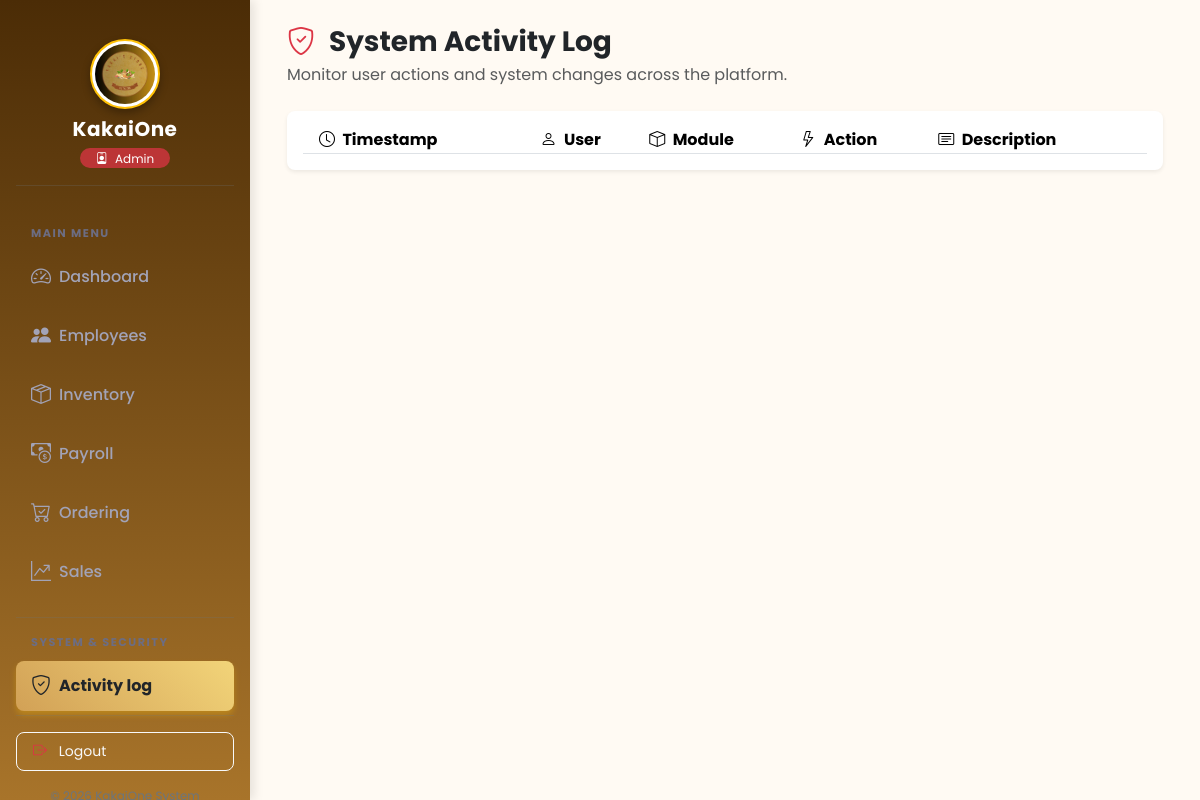
/frontend/settings/activity_log.php (signed in), run on an earlier commit of the app's database.
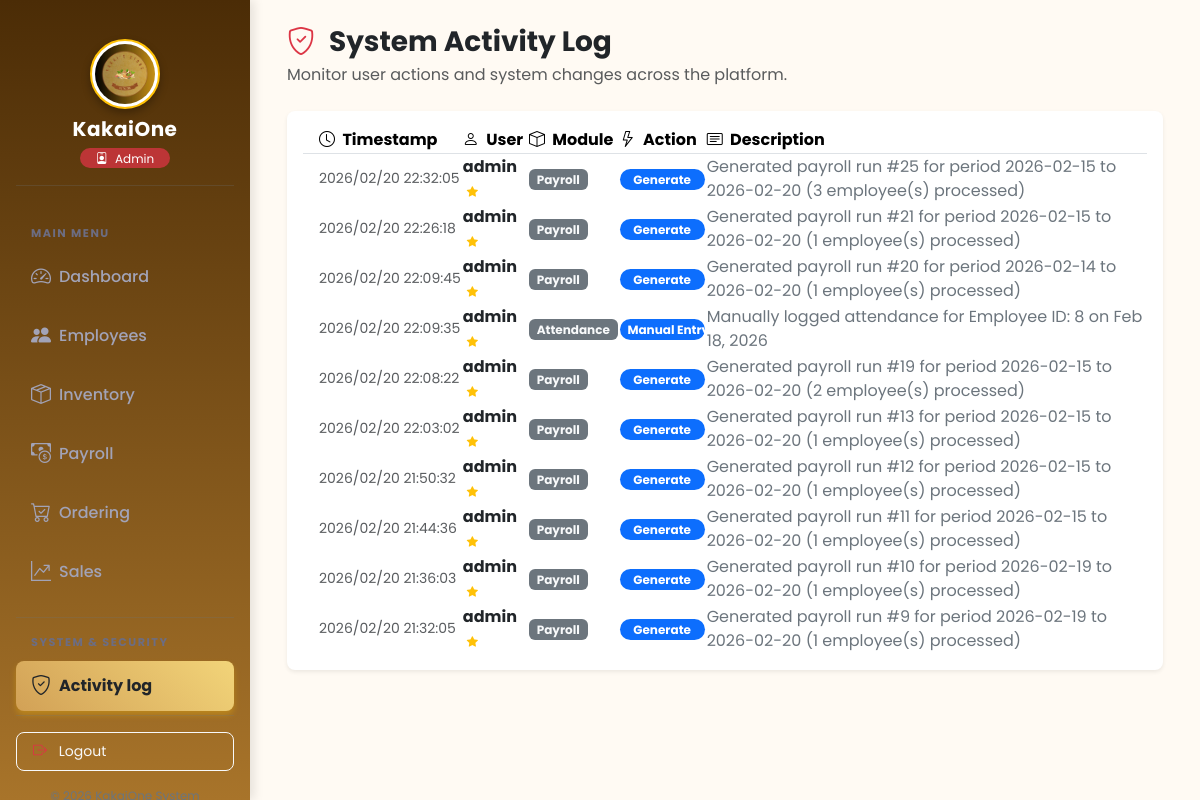
And on a later commit of the database.
### tables this page shows
CREATE TABLE `activity_logs` (
  `log_id` int(11) NOT NULL,
  `user_id` int(11) DEFAULT NULL,
  `action` varchar(100) NOT NULL,
  `module` varchar(100) NOT NULL,
  `description` text DEFAULT NULL,
  `created_at` timestamp NOT NULL DEFAULT current_timestamp()
);

CREATE TABLE `users` (
  `user_id` int(11) NOT NULL,
  `employee_id` int(11) DEFAULT NULL,
  `username` varchar(100) NOT NULL,
  `password` varchar(255) NOT NULL,
  `role` enum('Admin','Employee','Owner') DEFAULT 'Employee',
  `status` enum('Active','Inactive') DEFAULT 'Active',
  `last_login` datetime DEFAULT NULL,
  `created_at` timestamp NOT NULL DEFAULT current_timestamp()
);

### frontend/includes/auth_check.php (called while the page is built, shortened)
<?php
function hasPermission($key)
{
    if (isset($_SESSION['role']) && $_SESSION['role'] === 'Admin') {
        return true;
    }
}

### frontend/settings/activity_log.php (the view, shortened to what this page needs)
<?php
require_once __DIR__ . '/../../config/db.php';
$activeModule = 'settings';
$userRole = $_SESSION['role'];
$logs = [];
if (isset($conn)) {
    if ($userRole === 'Admin') {
        $query = "
      SELECT al.log_id, al.action, al.module, al.description, al.created_at, u.username, u.role
      FROM activity_logs al
      LEFT JOIN users u ON al.user_id = u.user_id
      ORDER BY al.created_at DESC
    ";
        $stmt = $conn->prepare($query);
    }
    if ($stmt->execute()) {
        $res = $stmt->get_result();
        $logs = $res->fetch_all(MYSQLI_ASSOC);
    }
}
$pageTitle = ($userRole === 'Admin') ? 'System Activity Log' : 'My Activity Log';
$pageDesc = ($userRole === 'Admin') ? 'Monitor user actions and system changes across the platform.' : 'Review your recent actions and interactions within the system.';
?>
<!DOCTYPE html>
<html lang="en">
<head>
    <?php include '../includes/links.php'; ?>
</head>
<body class="bg-light">
    <?php include '../includes/sidebar.php'; ?>
    <div id="dashboardContainer">
        <main id="main-content" style="margin-left: 250px; padding: 25px; transition: margin-left 0.3s;">
            <div class="container-fluid">
                <div class="d-flex justify-content-between align-items-end mb-4">
                    <div>
                        <h3 class="fw-bold text-dark mb-1">
                            <i class="bi <?= ($userRole === 'Admin') ? 'bi-shield-check text-danger' : 'bi-person-lines-fill text-primary' ?> me-2"></i>
                            <?= $pageTitle ?>
                        </h3>
                        <p class="text-muted mb-0"><?= $pageDesc ?></p>
                    </div>
                </div>
                <div class="card shadow-sm border-0 rounded-3 mb-4">
                    <div class="card-body">
                        <table id="logTable"
                            data-toggle="table"
                            data-search="true"
                            data-pagination="true"
                            data-page-size="15"
                            data-page-list="[15, 25, 50, 100, all]"
                            data-classes="table table-hover table-borderless align-middle"
                            class="w-100">
                            <thead class="table-light border-bottom">
                                <tr>
                                    <th data-field="timestamp" data-sortable="true" class="ps-3"><i class="bi bi-clock me-1"></i> Timestamp</th>
                                    <?php if ($userRole === 'Admin'): ?>
                                        <th data-field="user" data-sortable="true"><i class="bi bi-person me-1"></i> User</th>
                                    <?php endif; ?>
                                    <th data-field="module" data-sortable="true"><i class="bi bi-box me-1"></i> Module</th>
                                    <th data-field="action" data-sortable="true"><i class="bi bi-lightning me-1"></i> Action</th>
                                    <th data-field="description" data-sortable="true"><i class="bi bi-card-text me-1"></i> Description</th>
                                </tr>
                            </thead>
                            <tbody>
                                <?php if (!empty($logs)): ?>
                                    <?php foreach ($logs as $log): ?>
                                        <tr>
                                            <td class="ps-3 text-muted small" style="white-space: nowrap;">
                                                <?= date('Y/m/d H:i:s', strtotime($log['created_at'])) ?>
                                            </td>
                                            <?php if ($userRole === 'Admin'): ?>
                                                <td class="fw-bold text-dark">
                                                    <?= htmlspecialchars($log['username'] ?? 'System / Deleted') ?>
                                                    <?php if (isset($log['role']) && $log['role'] === 'Admin'): ?>
                                                        <i class="bi bi-star-fill text-warning ms-1" style="font-size: 0.7rem;" title="Admin"></i>
                                                    <?php endif; ?>
                                                </td>
                                            <?php endif; ?>
                                            <td>
                                                <span class="badge bg-secondary text-light"><?= htmlspecialchars($log['module']) ?></span>
                                            </td>
                                            <td>
                                                <?php
                                                $action = htmlspecialchars($log['action']);
                                                $badgeColor = 'primary';
                                                ?>
                                                <span class="badge bg-<?= $badgeColor ?> log-badge rounded-pill"><?= $action ?></span>
                                            </td>
                                            <td class="text-secondary">
                                                <?= htmlspecialchars($log['description']) ?>
                                            </td>
                                        </tr>
                                    <?php endforeach; ?>
                                <?php endif; ?>
                            </tbody>
                        </table>
                    </div>
                </div>
            </div>
        </main>
    </div>
</body>
</html>

### frontend/includes/links.php (shortened to what this page needs)
<?php require_once __DIR__ . '/auth_check.php'; ?>
<link rel="stylesheet" href="https://cdn.jsdelivr.net/npm/bootstrap-table@1.22.1/dist/bootstrap-table.min.css">
<link href="https://cdn.jsdelivr.net/npm/bootstrap@5.3.3/dist/css/bootstrap.min.css" rel="stylesheet">
<link href="https://cdn.jsdelivr.net/npm/bootstrap-icons@1.11.3/font/bootstrap-icons.css" rel="stylesheet">
<link rel="stylesheet" href="https://cdnjs.cloudflare.com/ajax/libs/animate.css/4.1.1/animate.min.css" />
<link rel="stylesheet" href="https://cdn.jsdelivr.net/npm/aos@2.3.4/dist/aos.css" />
<link rel="stylesheet" href="/kakai1/frontend/assets/css/style.css">

### frontend/includes/sidebar.php (shortened to what this page needs)
<?php
require_once __DIR__ . '/auth_check.php';
$activeModule = isset($activeModule) ? $activeModule : 'dashboard';
$baseUrl = '/kakai1/frontend';
$dashboardLink = ($_SESSION['role'] === 'Admin')
    ? $baseUrl . '/dashboard/admin_dashboard.php'
    : $baseUrl . '/dashboard/employee_dashboard.php';
?>
<nav id="sidebar" class="d-flex flex-column p-3 vh-100 position-fixed" style="width: 250px; overflow-y: auto;">
    <div class="text-center mb-4 mt-2 logo-container pb-3 border-bottom border-secondary border-opacity-25">
        <img src="<?= $baseUrl ?>/assets/images/logo.jpg" alt="Logo" class="sidebar-logo mb-2" style="width: 70px; height: 70px; object-fit: cover;">
        <h5 class="fw-bold text-white mt-2 mb-1" style="letter-spacing: 0.5px;">KakaiOne</h5>
        <?php
        $roleColor = ($_SESSION['role'] === 'Admin') ? 'bg-danger' : 'bg-primary';
        ?>
        <span class="badge <?= $roleColor ?> bg-opacity-75 px-3 py-1 rounded-pill fw-normal">
            <i class="bi bi-person-badge me-1"></i> <?= htmlspecialchars($_SESSION['role'] ?? 'User') ?>
        </span>
    </div>
    <div class="nav flex-column flex-grow-1">
        <div class="section-header">Main Menu</div>
        <a href="<?= $dashboardLink ?>" class="nav-link <?= $activeModule === 'dashboard' ? 'active' : '' ?>">
            <i class="bi bi-speedometer2 me-2 fs-5 align-middle"></i> <span>Dashboard</span>
        </a>
        <?php if (hasPermission('emp_view')): ?>
            <a href="<?= $baseUrl ?>/employee/employee_module.php" class="nav-link <?= $activeModule === 'employee' ? 'active' : '' ?>">
                <i class="bi bi-people-fill me-2 fs-5 align-middle"></i> <span>Employees</span>
            </a>
        <?php endif; ?>
        <?php if (hasPermission('inv_view')): ?>
            <a href="<?= $baseUrl ?>/inventory/inventory_overview.php" class="nav-link <?= $activeModule === 'inventory' ? 'active' : '' ?>">
                <i class="bi bi-box-seam me-2 fs-5 align-middle"></i> <span>Inventory</span>
            </a>
        <?php endif; ?>
        <?php if (hasPermission('payroll_view') || hasPermission('ca_manage')): ?>
            <a href="<?= $baseUrl ?>/payroll/payroll_module.php" class="nav-link <?= $activeModule === 'payroll' ? 'active' : '' ?>">
                <i class="bi bi-cash-coin me-2 fs-5 align-middle"></i> <span>Payroll</span>
            </a>
        <?php endif; ?>
        <?php if (hasPermission('order_view')): ?>
            <a href="<?= $baseUrl ?>/ordering/ordering_module.php" class="nav-link <?= $activeModule === 'ordering' ? 'active' : '' ?>">
                <i class="bi bi-cart-check me-2 fs-5 align-middle"></i> <span>Ordering</span>
            </a>
        <?php endif; ?>
        <?php if ($_SESSION['role'] === 'Admin'): ?>
            <a href="<?= $baseUrl ?>/sales/sales_dashboard.php" class="nav-link <?= $activeModule === 'sales' ? 'active' : '' ?>">
                <i class="bi bi-graph-up-arrow me-2 fs-5 align-middle"></i> <span>Sales</span>
            </a>
        <?php endif; ?>
        <?php if ($_SESSION['role'] === 'Admin'): ?>
            <div class="section-header border-top border-secondary border-opacity-25 pt-3 mt-3">System & Security</div>
            <a href="<?= $baseUrl ?>/settings/activity_log.php" class="nav-link <?= $activeModule === 'settings' ? 'active' : '' ?>">
                <i class="bi bi-shield-check me-2 fs-5 align-middle"></i> <span>Activity log</span>
            </a>
        <?php endif; ?>
    </div>
    <div class="mt-auto pt-3 border-top border-secondary border-opacity-25">
        <form action="/kakai1/backend/auth/logout.php" method="POST">
            <button class="btn btn-outline-light w-100 btn-sm py-2 text-start px-3 rounded-3" style="transition: all 0.2s;">
                <i class="bi bi-box-arrow-right me-2 text-danger"></i> Logout
            </button>
        </form>
        <p class="text-center text-secondary small mt-3 mb-0" style="font-size: 0.75rem;">
        </p>
    </div>
</nav>

### frontend/assets/css/style.css (style rules this page uses)
body { font-family: 'Poppins', sans-serif; background-color: #fff9f2; margin: 0; padding: 0; }
#dashboardContainer { min-height: 100vh; display: flex; background-color: #fff9f2; }
#sidebar { width: 250px; min-height: 100vh; background: linear-gradient(180deg, #4b2c06, #a8742a); color: #fff; position: fixed; top: 0; left: 0; display: flex; flex-direction: column; padding: 20px; box-shadow: 2px 0 10px rgba(0, 0, 0, 0.15); z-index: 1000; overflow-y: auto; }
.logo-container { text-align: center; padding: 15px 10px; }
.sidebar-logo { width: 60%; max-width: 100px; min-width: 50px; height: auto; aspect-ratio: 1 / 1; border-radius: 50%; object-fit: cover; border: 3px solid rgba(255, 255, 255, 0.2); box-shadow: 0 4px 8px rgba(0,0,0,0.3); display: block; margin: 0 auto 10px; transition: all 0.3s ease; }
#sidebar .nav-link { color: #f8e7c0; font-weight: 500; border-radius: 8px; margin: 5px 0; padding: 10px 15px; display: flex; align-items: center; transition: all 0.3s ease; }
#sidebar .nav-link.active { background: linear-gradient(45deg, #d2a156, #f2d479); color: #4b2c06 !important; font-weight: 700; box-shadow: 0 2px 6px rgba(0, 0, 0, 0.2); }
#main-content { margin-left: 250px; background-color: #fffaf3; min-height: 100vh; padding: 2rem; width: calc(100% - 250px); transition: all 0.3s ease; }
#main-content h3 { color: #4b2c06; }

### frontend/settings/activity_log.php (style rules this page uses)
.log-badge { width: 85px; display: inline-block; text-align: center; }

### frontend/includes/sidebar.php (style rules this page uses)
#sidebar { background-color: #1e1e2d; box-shadow: 4px 0 10px rgba(0, 0, 0, 0.1); z-index: 1000; }
.sidebar-logo { border: 2px solid #ffc107; border-radius: 50%; padding: 3px; background: #fff; transition: transform 0.3s ease; }
#sidebar .nav-link { color: #a2a3b7; border-radius: 8px; padding: 10px 15px; margin-bottom: 4px; transition: all 0.3s ease; font-weight: 500; }
#sidebar .nav-link.active { background-color: #ffc107 !important; color: #212529 !important; box-shadow: 0 4px 6px rgba(255, 193, 7, 0.3); font-weight: 700; }
.section-header { font-size: 0.7rem; letter-spacing: 1.5px; color: #6c6d83; text-transform: uppercase; margin-top: 15px; margin-bottom: 5px; padding-left: 15px; font-weight: 700; }

What changed in the data, as far as the page shows it:
added activity_logs: created_at "2026/02/20 22:32:05", user.username "admin", module "Payroll", action "Generate", description "Generated payroll run #25 for period 2026-02-15 to 2026-02-20 (3 employee(s) processed)"
added activity_logs: created_at "2026/02/20 22:26:18", user.username "admin", module "Payroll", action "Generate", description "Generated payroll run #21 for period 2026-02-15 to 2026-02-20 (1 employee(s) processed)"
added activity_logs: created_at "2026/02/20 22:09:45", user.username "admin", module "Payroll", action "Generate", description "Generated payroll run #20 for period 2026-02-14 to 2026-02-20 (1 employee(s) processed)"
added activity_logs: created_at "2026/02/20 22:09:35", user.username "admin", module "Attendance", action "Manual Entry", description "Manually logged attendance for Employee ID: 8 on Feb 18, 2026"
added activity_logs: created_at "2026/02/20 22:08:22", user.username "admin", module "Payroll", action "Generate", description "Generated payroll run #19 for period 2026-02-15 to 2026-02-20 (2 employee(s) processed)"
added activity_logs: created_at "2026/02/20 22:03:02", user.username "admin", module "Payroll", action "Generate", description "Generated payroll run #13 for period 2026-02-15 to 2026-02-20 (1 employee(s) processed)"
added activity_logs: created_at "2026/02/20 21:50:32", user.username "admin", module "Payroll", action "Generate", description "Generated payroll run #12 for period 2026-02-15 to 2026-02-20 (1 employee(s) processed)"
added activity_logs: created_at "2026/02/20 21:44:36", user.username "admin", module "Payroll", action "Generate", description "Generated payroll run #11 for period 2026-02-15 to 2026-02-20 (1 employee(s) processed)"
added activity_logs: created_at "2026/02/20 21:36:03", user.username "admin", module "Payroll", action "Generate", description "Generated payroll run #10 for period 2026-02-19 to 2026-02-20 (1 employee(s) processed)"
added activity_logs: created_at "2026/02/20 21:32:05", user.username "admin", module "Payroll", action "Generate", description "Generated payroll run #9 for period 2026-02-19 to 2026-02-20 (1 employee(s) processed)"
